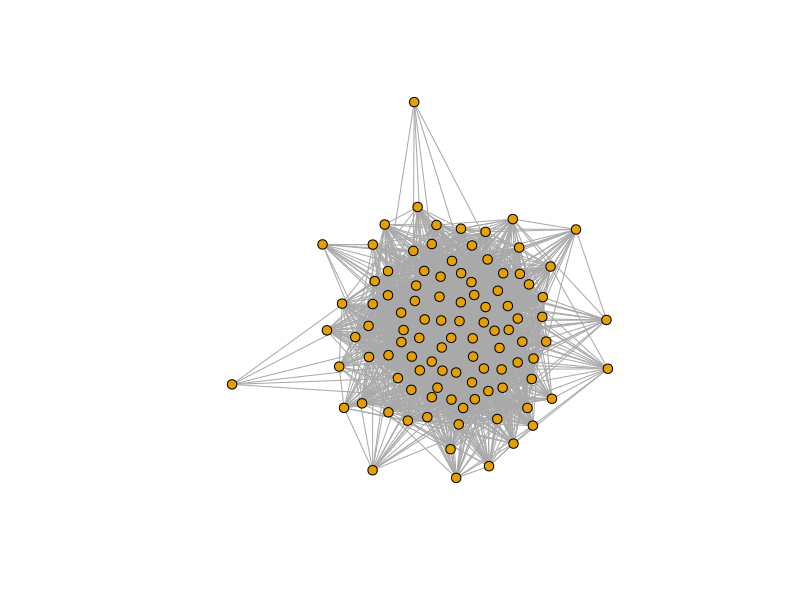
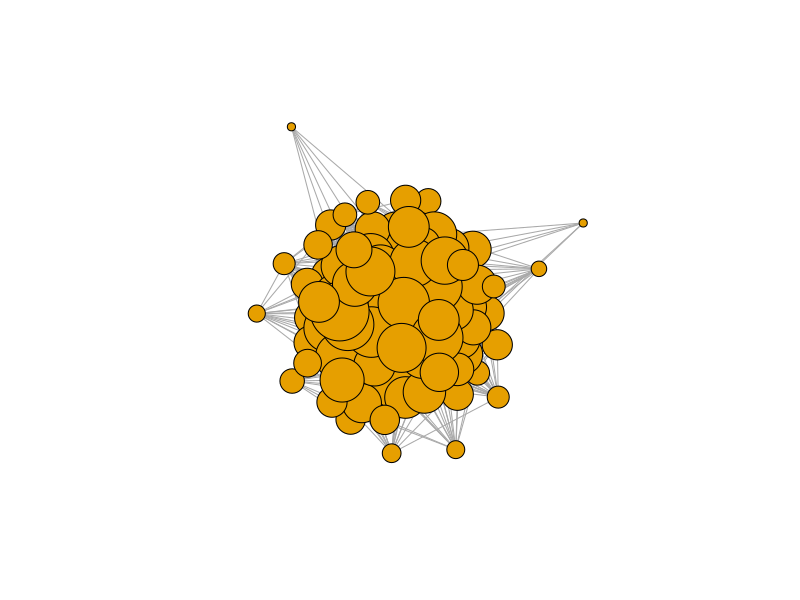

These figures' R source, in order:

#=---------------------------------------------------------
#
# Script by Paul Thomas - @maxthomais - June 2016
# Help automate data analysis for analytics edge kaggle competition
#
#=---------------------------------------------------------

train = read.csv("train2016.csv")

# helper to convert to 2 decimal places ...
asPrcnt <- function( arg1 ) {
  round( 100 * arg1, digits = 2 )
}


# check to see if the democrat v republican 
# split ratio for an answer is very biased!
checkForAnswerBias <- function( arg1Table, arg2Desc, arg3DiffMin, arg4DiffMax )
{
  # see how many possible answers ...
  numCols = ncol(arg1Table)

  # loop over all the answers ...
  for (i in 1:numCols)
  {
    # calc diff
    diff = abs(arg1Table[1,i] - arg1Table[2,i]) / (arg1Table[1,i] + arg1Table[2,i])
    
    # is there is bias to be seen!?
    if ((diff > arg3DiffMin) && (diff <= arg4DiffMax))
    {
      # calc splits
      dems = arg1Table[1,i] / (arg1Table[1,i] + arg1Table[2,i])
      reps = arg1Table[2,i] / (arg1Table[1,i] + arg1Table[2,i])

      #print out result
      cat(arg2Desc,i,"Dem% =", asPrcnt(dems), "Rep% =", asPrcnt(reps), "Diff% =", asPrcnt(dems-reps), "\n")
    }
  }
}


# e.g. mac v pc, seems that MAC users tend to more pro democrat ...
compTable = table(train$Party,train$Q110740)
compTable
checkForAnswerBias( compTable, "Q110740", 0.1, 1.0 )


# note we just want to check the Question columns!
questions = grep("^Q",names(train))

# loop over all the questions
for(i in questions)
{
  resultsTable = table(train$Party,train[[i]])
  #checkForAnswerBias( resultsTable, names(train)[i], 0.05, 0.10)   # 5 - 10 %
  checkForAnswerBias( resultsTable, names(train)[i], 0.10, 0.25)   # 10 - 25 %
  checkForAnswerBias( resultsTable, names(train)[i], 0.25, 1.00)   # > 25% diff
}

#################################################################################
# Import training set but replace blanks with NA
trainChiSq <- read.csv("train2016.csv", na.strings = "")
head(trainChiSq[ ,8:12], 15)
head(trainChiSq[ ,1:8], 15)
head(names(trainChiSq), 10)

# note we just want to check the Question columns!
questions = grep("^Q",names(trainChiSq))

?chisq.test

# Create vector identifying questions associated with outcome using Chi-squared.
# loop over all the questions
output_outcome <- vector()
for(i in questions){
        resultsTable = table(trainChiSq$Party,trainChiSq[[i]])
        x <- chisq.test( resultsTable)
        output_outcome[[i]] <- x$p.value < 0.05
        # output[[i]][2] <- x$p.value < 0.05
        # output <- cat(names(train)[i], x$p.value < 0.05, "\n"))
        # print(output)
}
output_outcome

################################################################################
# Pairwise ChiSq between question variables
# ?expand.grid
mat <- expand.grid(names(trainChiSq)[8:ncol(trainChiSq)], 
                   names(trainChiSq)[8:ncol(trainChiSq)])
class(mat)
mat

# head(trainChiSq[ , 8:12], 100)
# as.character(mat[ ,1])
# names(train)[8:20]==as.character(mat$Var1)
# ?table
# 
# 
# testTable <- table(trainChiSq[, as.character(mat$Var1)[1]], 
#                    trainChiSq[ ,as.character(mat$Var2)[5]], 
#                    useNA = "no")
# testTable
# chisq.test(testTable)$p.value

output_pairwise <- vector()
for(i in 1:nrow(mat)){
        resultsTable = table(trainChiSq[ , as.character(mat$Var1)[i]], 
                             trainChiSq[ , as.character(mat$Var2)[i]], 
                             useNA = "no")
        x <- chisq.test( resultsTable)
        output_pairwise[[i]] <- x$p.value < 0.05
        # output[[i]][2] <- x$p.value < 0.05
        # output <- cat(names(train)[i], x$p.value < 0.05, "\n"))
        # print(output)
}
output_pairwise

# head(mat)
# head(trainChiSq[ ,"Q124742"])
# head(trainChiSq[ , as.character(mat$Var1)[1]])
# head(mat, 8)


# testTable <- table(trainChiSq[, as.character(mat$Var1)[7]], 
#                    trainChiSq[ ,as.character(mat$Var2)[7]], 
#                    useNA = "no")
# testTable
# chisq.test(testTable)$p.value

mat$assocn <- output_pairwise
head(mat, 20)
# Find identities
mat$identity <- ifelse(mat$Var1 == mat$Var2, TRUE, FALSE)
# Find duplicates
mat$dup <- ifelse(paste0(mat$Var1, mat$Var2) == paste0(mat$Var2, mat$Var1), TRUE, FALSE)
nrow(mat[mat$identity == TRUE | mat$dup == TRUE, ])
mat[mat$Var1 == "Q96024" & mat$Var2 == "Q98197", ]
mat[mat$Var1 == "Q98197" & mat$Var2 == "Q96024", ]
head(paste0(mat$Var1, mat$Var2))
class(output_pairwise)
mat_pairwise <- matrix(output_pairwise, length(questions), length(questions))

as.numeric(mat_pairwise)
length(mat_pairwise)
dim(mat_pairwise)
rownames(mat_pairwise) <- names(trainChiSq[questions])
colnames(mat_pairwise) <- names(trainChiSq[questions])

# mat_pairwise[!lower.tri(mat_pairwise)] <- 0  # unnecessary if parameters set below
sum(mat_pairwise)

library(igraph)
?igraph
pairwise <- graph_from_adjacency_matrix(adjmatrix = mat_pairwise, 
                                        mode = "upper", 
                                        diag = FALSE,
                                        add.colnames = NULL, add.rownames = NA)
print(pairwise)
str(pairwise)
plot(pairwise, vertex.size=5, vertex.label=NA)

# How many vertices linked to more than x others
sum(degree(pairwise) > 20)
sum(degree(pairwise) > 50)
max(degree(pairwise))
min(degree(pairwise))

V(pairwise)$size = degree(pairwise)/2+2
plot(pairwise, vertex.label=NA)
